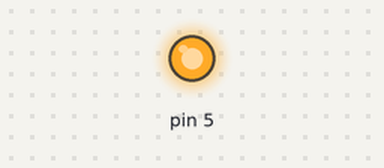
A sketch run on a simulated Arduino Uno, built with avr-gcc and run on an emulated ATmega328P. Shown: output pins drawn as LEDs (lit = HIGH). What the sketch prints to the serial monitor is not drawn.

Above: at 1.0 s.
At 5.5 s:
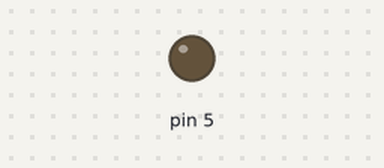
Timing chart, 0 to 6.9 s (numbered marks = the images above):
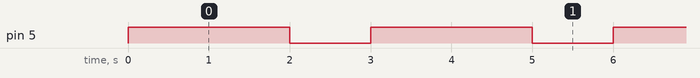

The sketch:

08-Writing_A_Library.ino
```cpp
#include <MyLED.h>

/**
 * Just like the previous example, except now we will use the Serial monitor to
 * be able to write messages to / from the arduino!
 *
 * Exercises:
 * 1. Switch the led to the onboard led.
 * 2. Switch the pull down resistor to a pull up resistor!
 */
#include "MyLED.h"

MyLED led;

void setup() {
  led.selectPin(5);
}

void loop() {
  led.blinkLED(2000,1000);
}
```

Measured:
- by itself, pin 5: alternates HIGH for 2.0 s and LOW for 1.0 s
